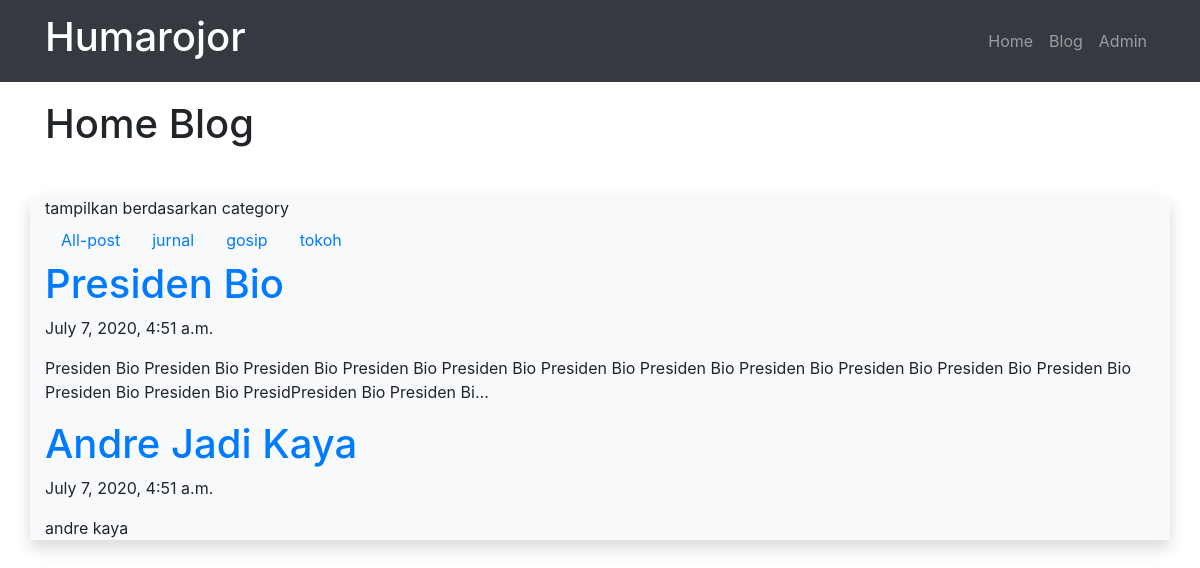
/blog/category/tokoh/, run on the app's committed database.
### blog/models.py (models this page shows, shortened)
class Post(models.Model):
	judul		= models.CharField(max_length=255)
	body		= models.TextField()
	category	= models.CharField(max_length=255)
	publish		= models.DateTimeField(auto_now_add = True)
	update		= models.DateTimeField(auto_now = True)
	slug		= models.SlugField(blank=True, editable = False)

### blog/views.py (the view)
# urls.py: path('category/<slug:categoryInput>/', views.categoryPost, name='category'),
def categoryPost(request,categoryInput):
	posts = Post.objects.filter(category=categoryInput);
	categories = Post.objects.values('category').distinct();
	context = {
		'Judul':'Home Blog',
		'Content':'tampilkan berdasarkan category',
		'Categories':categories,
		'Posts':posts,
	}
	return render(request,'blog/category.html',context)

### blog/templates/blog/category.html (shortened to what this page needs)
{% extends "base.html" %}
{% block pageTitle %}
	{{Judul}}
{% endblock pageTitle %}
{% block contents %}
	{{Content}}
	<ul class="nav">
		<li class="nav-item">
			<a class = "nav-link" href="/blog" title="">
				All-post
			</a>
		</li>
	{% for dataCategory in Categories %}
		<li class="nav-item">
			<a class = "nav-link" href="/blog/category/{{dataCategory.category}}" title="">
				{{dataCategory.category}}
			</a>
		</li>
	{% endfor %}
	</ul>
	{% for post in Posts %}
		<a href="/blog/post/{{post.slug}}" title="">
			<h1>{{post.judul}}</h1>
		</a>
		<p>{{post.publish}}</p>
		<p>{{post.body|truncatechars:200}}</p>
	{% endfor %}
{% endblock contents %}

### data on the page
Post: judul "Presiden Bio", publish "July 7, 2020, 4:51 a.m.", body "Presiden Bio Presiden Bio Presiden Bio Presiden Bio Presiden Bio Presiden Bio Presiden Bio Presiden Bio Presiden Bio Presiden Bio Presiden Bio Presiden Bio Presiden Bio PresidPresiden Bio Presiden Bi…"
Post: judul "Andre Jadi Kaya", publish "July 7, 2020, 4:51 a.m.", body "andre kaya"

### other printed values
{{ Judul }} "Home Blog"
{{ Content }} "tampilkan berdasarkan category"
{{ dataCategory.category }} "jurnal" "gosip" "tokoh"
